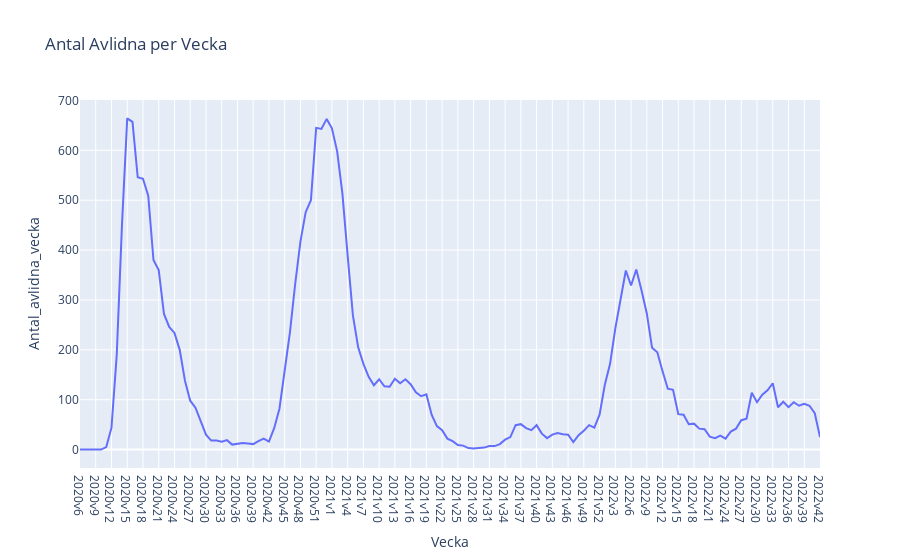

The notebook cell this image was saved under:
### Code cell
fig = px.line(veckodata_riket, x='Vecka', y='Antal_avlidna_vecka', title='Antal Avlidna per Vecka')
fig.show()

### Figure 1 — Plotly figure (JSON) as saved in the notebook; plotly's stock layout.template omitted (floating-point values rounded to 4 significant figures; data arrays with more than 128 entries replaced by an {"elided": "..."} marker saying what was removed)
{"data": [{"hovertemplate": "Vecka=%{x}<br>Antal_avlidna_vecka=%{y}<extra></extra>", "legendgroup": "", "line": {"color": "#636efa", "dash": "solid"}, "marker": {"symbol": "circle"}, "mode": "lines", "name": "", "orientation": "v", "showlegend": false, "type": "scatter", "x": {"elided": "142 str values"}, "xaxis": "x", "y": {"elided": "142 int values"}, "yaxis": "y"}], "layout": {"legend": {"tracegroupgap": 0}, "title": {"text": "Antal Avlidna per Vecka"}, "xaxis": {"anchor": "y", "domain": [0, 1], "title": {"text": "Vecka"}}, "yaxis": {"anchor": "x", "domain": [0, 1], "title": {"text": "Antal_avlidna_vecka"}}}}
